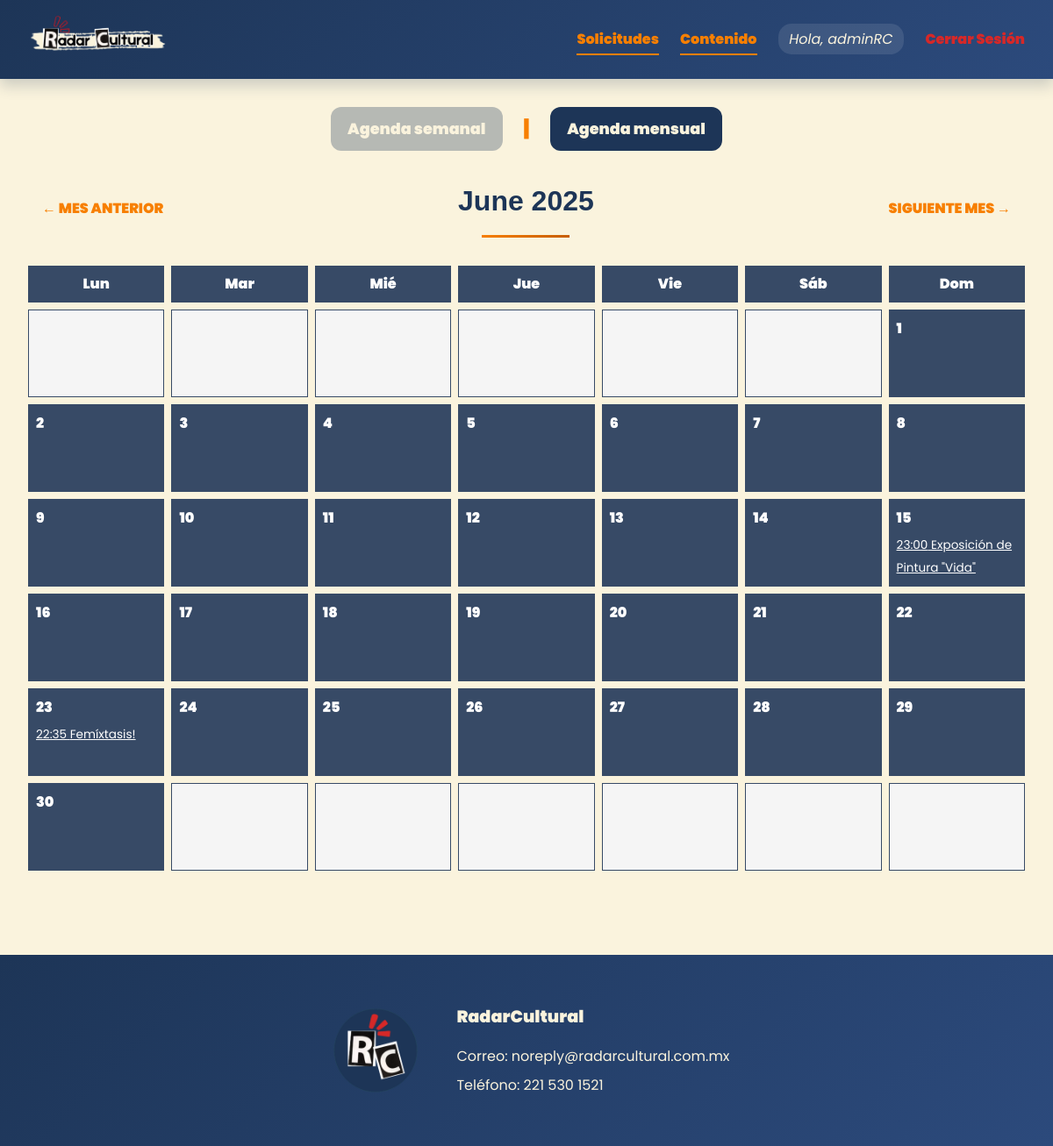
The page /agenda/2025/6/ (signed in) on the database its author committed.
### core/models.py (models this page shows, shortened)
class Usuario(AbstractUser):
    TIPO_USUARIO_CHOICES = [
        ('administrador', 'Administrador'),
        ('difusor', 'Difusor'),
        ('estudiante', 'Estudiante'),
        ('general', 'General'),
    ]
    tipo_usuario = models.CharField(max_length=20, choices=TIPO_USUARIO_CHOICES, default='general')
    recibir_novedades = models.BooleanField(default=False)
    fecha_registro = models.DateTimeField(auto_now_add=True)
    class Meta:
        db_table = 'usuarios'
        verbose_name = 'Usuario'
        verbose_name_plural = 'Usuarios'

class Evento(models.Model):
    difusor = models.ForeignKey(PerfilDifusor, on_delete=models.CASCADE, related_name='eventos')
    titulo = models.CharField(max_length=200)
    disciplina = models.ForeignKey(Disciplina, on_delete=models.SET_NULL, null=True)
    descripcion = models.TextField()
    imagen = models.ImageField(upload_to='eventos/')
    clasificacion_edad = models.CharField(max_length=20, choices=CLASIFICACION_EDAD_CHOICES)
    fecha_evento = models.DateTimeField()
    lugar = models.CharField(max_length=300)
    horario = models.CharField(max_length=100)
    precio = models.DecimalField(max_digits=10, decimal_places=2, default=0)
    es_gratuito = models.BooleanField(default=False)
    aprobado = models.BooleanField(default=False)
    fecha_creacion = models.DateTimeField(auto_now_add=True)
    fecha_actualizacion = models.DateTimeField(auto_now=True)
    class Meta:
        db_table = 'eventos'
        verbose_name = 'Evento'
        verbose_name_plural = 'Eventos'
        ordering = ['fecha_evento']

### core/views.py (the view)
# urls.py: path('agenda/<int:year>/<int:month>/', views.agenda_mes, name='agenda_mes'),
def agenda_mes(request, year, month):
    year = int(year)
    month = int(month)
    cal = monthcalendar(year, month)
    if month == 1:
        prev_month = 12
        prev_year = year - 1
    else:
        prev_month = month - 1
        prev_year = year
    if month == 12:
        next_month = 1
        next_year = year + 1
    else:
        next_month = month + 1
        next_year = year
    eventos_mes = Evento.objects.filter(
        aprobado=True,
        fecha_evento__year=year,
        fecha_evento__month=month
    ).order_by('fecha_evento')
    eventos_por_dia = defaultdict(list)
    for evento in eventos_mes:
        eventos_por_dia[evento.fecha_evento.day].append({
            'titulo': evento.titulo,
            'hora': evento.fecha_evento.strftime('%H:%M'),
            'id': evento.id
        })
    context = {
        'calendario': cal,
        'eventos_por_dia': dict(eventos_por_dia),
        'year': year,
        'month': month,
        'nombre_mes': month_name[month],
        'prev_year': prev_year,
        'prev_month': prev_month,
        'next_year': next_year,
        'next_month': next_month,
        'vista': 'mensual'
    }
    return render(request, 'services/agenda_month.html', context)

### core/templatetags/custom_filters.py (called while the page is built)
@register.filter(name='get_item')
def get_item(dictionary, key):
    return dictionary.get(str(key), dictionary.get(key, None))

### templates/services/agenda_month.html (shortened to what this page needs)
{% extends "base.html" %}
{% load static %}
{% load custom_filters %}
{% block extrahead %}
<link rel="stylesheet" type="text/css" href="{% static 'css/agenda.css' %}">
{% endblock %}
{% block content %}
<div class="agenda-container">
    <div class="agenda-switch">
        <a href="{% url 'agenda' %}" class="agenda-btn {% if vista == 'mensual' %}inactive{% endif %}">Agenda semanal</a>
        <span class="agenda-separator">|</span>
        <a href="{% url 'agenda_mes' year month %}" class="agenda-btn {% if vista == 'semanal' %}inactive{% endif %}">Agenda mensual</a>
    </div>
    <div class="mes-navegacion">
        <a class="mes-btn" href="{% url 'agenda_mes' prev_year prev_month %}">← MES ANTERIOR</a>
        <h2 class="mes-titulo">{{ nombre_mes }} {{ year }}</h2>
        <a class="mes-btn" href="{% url 'agenda_mes' next_year next_month %}">SIGUIENTE MES →</a>
    </div>
    <div class="calendario-grid">
        <div class="dia-nombre">Lun</div>
        <div class="dia-nombre">Mar</div>
        <div class="dia-nombre">Mié</div>
        <div class="dia-nombre">Jue</div>
        <div class="dia-nombre">Vie</div>
        <div class="dia-nombre">Sáb</div>
        <div class="dia-nombre">Dom</div>
        {% for semana in calendario %}
            {% for dia in semana %}
                <div class="celda-dia {% if dia == 0 %}vacio{% else %}con-eventos{% endif %}">
                    {% if dia != 0 %}
                        <div class="numero-dia">{{ dia }}</div>
                        {% if eventos_por_dia|get_item:dia %}
                            <div class="eventos-dia">
                                {% for evento in eventos_por_dia|get_item:dia %}
                                    <a href="{% url 'detalle_evento' evento.id %}" class="evento-item">
                                        <span class="evento-hora">{{ evento.hora }}</span>
                                        <span class="evento-titulo">{{ evento.titulo }}</span>
                                    </a>
                                {% endfor %}
                            </div>
                        {% endif %}
                    {% endif %}
                </div>
            {% endfor %}
        {% endfor %}
    </div>
</div>
{% endblock %}

### templates/base.html (shortened to what this page needs)
{% load static %}
<!DOCTYPE html>
<html lang="es">
<head>
    <link href="{% static 'css/base.css' %}?v={{ now|date:'U' }}" rel="stylesheet">
    <link href="{% static 'css/notifications.css' %}?v={{ now|date:'U' }}" rel="stylesheet">
    {% block extrahead %}{% endblock %}
</head>
<body>
    <nav class="navbar">
        <div class="navbar-left">
            <a class="navbar-left-a" href="{% url 'index' %}">
                <img id="navbar-logo" src="{% static 'images/logo.png' %}" alt="Logo">
            </a>
        </div>
        <div class="navbar-right">
            <ul>
                {% if user.is_authenticated %}
                    {% if user.tipo_usuario == 'administrador' %}
                        <li class="nav-admin"><a href="{% url 'admin_solicitudes' %}">Solicitudes</a></li>
                        <li class="nav-admin"><a href="{% url 'admin_contenido' %}">Contenido</a></li>
                    {% elif user.tipo_usuario == 'difusor' %}
                        <li class="nav-profile"><a href="{% url 'perfil_difusor' %}">Mi Perfil Difusor</a></li>
                    {% else %}
                        <li class="nav-profile"><a href="{% url 'perfil_usuario' %}">Mi Perfil</a></li>
                    {% endif %}
                    <li class="nav-username">Hola, {{ user.username }}</li>
                    <li class="nav-logout"><a href="{% url 'logout' %}">Cerrar Sesión</a></li>
                {% else %}
                    <li class="nav-login"><a href="{% url 'login' %}">Iniciar Sesión</a></li>
                    <li class="nav-register"><a href="{% url 'registro' %}">Registrarse</a></li>
                {% endif %}
            </ul>
        </div>
    </nav>
    <main class="container mt-4">
        {% block content %}{% endblock %}
    </main>
    <footer>
        <div class="footer-content">
            <div class="footer-logo-text">
                <img src="{% static 'images/logo_circle.png' %}" alt="" class="footer-logo">
                <div class="footer-text">
                    <p id="buap-text">RadarCultural </p>
                    <p>Correo: noreply@radarcultural.com.mx</p>
                    <p>Teléfono: 221 530 1521</p>
                </div>
            </div>
        </div>
    </footer>
</body>
</html>

### static/css/base.css (style rules this page uses)
:root { --red: #D62828; --orange: #F77F00; --green: #4CAF50; --navy: #1D3557; --cream: #FAF3DD; --dark-orange: #c65d00; --light-green: #81c784; --light-navy: #2c4a7c; --shadow-soft: 0 4px 6px rgba(29, 53, 87, 0.1); --shadow-strong: 0 8px 15px rgba(29, 53, 87, 0.2); --gradient-primary: linear-gradient(135deg, var(--navy), var(--light-navy)); --gradient-accent: linear-gradient(135deg, var(--orange), var(--dark-orange)); }
* { margin: 0; padding: 0; box-sizing: border-box; font-family: 'Poppins', sans-serif; }
body { font-family: 'Montserrat', sans-serif; background-color: var(--cream); background-image: url('../images/fondo 1.png'); color: var(--navy); line-height: 1.6; }
.navbar { background: var(--gradient-primary); padding: 1rem 2rem; position: sticky; top: 0; z-index: 1000; box-shadow: var(--shadow-strong); display: flex; justify-content: space-between; align-items: center; }
.navbar-left { flex: 0 0 auto; }
.navbar-left img { height: 50px; transition: transform 0.3s ease; }
.navbar-right { flex: 1; display: flex; justify-content: flex-end; }
.navbar-right ul { display: flex; gap: 1.5rem; list-style: none; align-items: center; }
.navbar-right a { color: var(--cream); text-decoration: none; font-weight: 500; position: relative; padding-bottom: 0.3rem; }
.navbar-right a::after { content: ''; position: absolute; bottom: 0; left: 0; width: 0; height: 2px; background: var(--orange); transition: width 0.3s ease; }
.nav-admin a { color: var(--orange); font-weight: bold; border-bottom: 2px solid var(--orange); }
.nav-username { color: var(--cream); font-style: italic; padding: 0.3rem 0.8rem; background: rgba(255, 255, 255, 0.1); border-radius: 15px; }
.nav-logout a { color: var(--red); font-weight: bold; transition: all 0.3s ease; }
.container { max-width: 1200px; margin: 0 auto; padding: 2rem; }
h1, h2, h3, h4, h5, h6 { margin-bottom: 1.5rem; font-family: 'Cocomat Pro', sans-serif; }
h2 { font-size: 2.5rem; color: var(--navy); text-align: center; position: relative; padding-bottom: 1rem; }
h2::after { content: ''; position: absolute; bottom: 0; left: 50%; transform: translateX(-50%); width: 100px; height: 3px; background: var(--gradient-accent); }
img { max-width: 100%; height: auto; border-radius: 10px; }
footer { background: var(--gradient-primary); color: var(--cream); padding: 3rem 2rem; margin-top: 4rem; }
.footer-content { max-width: 1200px; margin: 0 auto; display: flex; justify-content: center; align-items: center; gap: 2rem; }
.footer-logo-text { display: flex; align-items: center; gap: 2rem; }
.footer-logo { width: 120px; height: auto; }
.footer-text { list-style: none; text-align: left; }
.footer-text p { margin: 0.5rem 0; }
#buap-text { font-size: 1.2rem; font-weight: bold; margin-bottom: 1rem; }

### static/css/notifications.css (style rules this page uses)
:root { --exito: #3ab65c; --error: #bf333b; --info: #1898c0; --warning: #bc8c12; --exito-hover: #2d8a46; --error-hover: #992a30; --info-hover: #147fa0; --warning-hover: #9b7512; }
* { box-sizing: border-box; }

### static/css/agenda.css (style rules this page uses)
.agenda-switch { text-align: center; margin-bottom: 2rem; font-family: 'Poppins', sans-serif; display: flex; justify-content: center; align-items: center; gap: 1.5rem; }
.agenda-btn { background-color: var(--navy); color: var(--cream); padding: 0.7rem 1.2rem; border-radius: 12px; text-decoration: none; font-weight: 600; font-size: 1.1rem; transition: opacity 0.3s ease; }
.agenda-btn.inactive { opacity: 0.3; }
.agenda-separator { color: var(--orange); font-weight: bold; font-size: 1.5rem; }
.calendario-grid { display: grid; grid-template-columns: repeat(7, 1fr); gap: 0.5rem; }
.dia-nombre { font-weight: bold; text-align: center; background-color: #374a66; padding: 0.5rem; color: white; }
.celda-dia { min-height: 100px; padding: 0.5rem; border: 1px solid #374a66; position: relative; background-color: #374a66; }
.numero-dia { font-weight: bold; margin-bottom: 0.3rem; color: white; }
.vacio { background-color: #f5f5f5; }
.evento-item { color: white; font-size: 0.85rem; }
.mes-navegacion { display: flex; justify-content: space-between; align-items: center; margin: 2rem 0; }
.mes-titulo { font-size: 2rem; color: var(--navy); text-align: center; margin: 0; flex: 1; }
.mes-btn { background-color: transparent; color: var(--orange); border: none; font-weight: bold; font-size: 1rem; text-decoration: none; padding: 0.5rem 1rem; transition: color 0.3s ease; }

### rows shown on the page
Usuario: username "adminRC"
Evento: titulo "Exposición de Pintura \"Vida\""
Evento: titulo "Femíxtasis!"

### other values the page prints
{{ nombre_mes }} "June"
{{ year }} "2025"
{{ dia }} "1" "2" "3" "4" "5" "6" "7" "8" "9" "10" "11" "12" "13" "14" "15" "16" "17" "18" "19" "20" "21" "22" "23" "24" "25" "26" "27" "28" "29" "30"
{{ evento.hora }} "23:00" "22:35"
